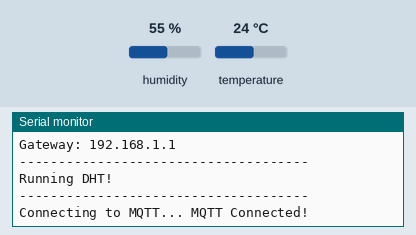
Simulated run of this sketch. Board: ESP8266 (NodeMCU). On the bench: the last lines printed to the serial monitor. The test bench sets the inputs (shaded band); at power-on: humidity 55 %, temperature 24 °C. WiFi joins after 1.5 s; servers stay silent unless stated; no MQTT or app messages arrive unless stated.

Above: at 3.0 s.
3.1 s: humidity set to 22 %
At 9.4 s:
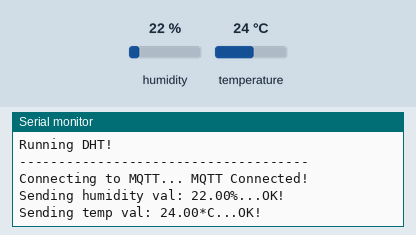
10.7 s: temperature set to 12 °C
At 12.8 s:
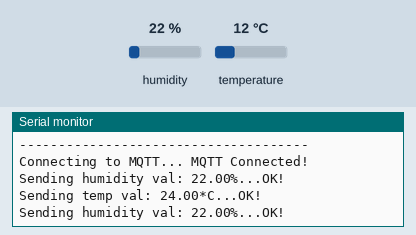
18.3 s: humidity set to 40 %
At 18.3 s:
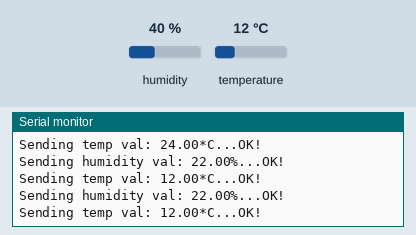

Measured:
- after the input at 3.1 s, the serial monitor: prints a new line after 3.9 s (image 1)

The sketch:

mqtt_esp8266_pub_env3.ino
```cpp
#include <ESP8266WiFi.h>
#include <stdio.h>
#include "Adafruit_MQTT.h"
#include "Adafruit_MQTT_Client.h"
#include "DHT.h"

/***************** Pins *****************/
#define PIN_PC          0
#define PIN_DHT          4
/****************************************/

/**************** Other *****************/
#define DHTTYPE         DHT22
/****************************************/

/*********** WIFI Credentials ***********/
#define WLAN_SSID       "connectory 2"
#define WLAN_PASS       "c0nn3ct0ry2"
/****************************************/

/********** Adafruit.io Setup  **********/
#define AIO_SERVER      "io.adafruit.com"
#define AIO_SERVERPORT  1883               // use 8883 for SSL
#define AIO_USERNAME    "connectory_io"
#define AIO_KEY         "76805a2a35c84583a9ac77cd9ec5f546"
/****************************************/

/********** Global State ****************/
// Create an ESP8266 WiFiClient class to connect to the MQTT server.
WiFiClient client;

// Setup the MQTT client class by passing in the WiFi client and MQTT server and login details.
Adafruit_MQTT_Client mqtt(&client, AIO_SERVER, AIO_SERVERPORT, AIO_USERNAME, AIO_KEY);

// define DHT object
DHT dht(PIN_DHT, DHTTYPE);
/****************************************/

/*************** Feeds ******************/
// Setup publishing feeds
// Notice MQTT paths for AIO follow the form: <username>/feeds/<feedname>
Adafruit_MQTT_Publish photocell = Adafruit_MQTT_Publish(&mqtt, AIO_USERNAME "/feeds/photocell");
Adafruit_MQTT_Publish humidity = Adafruit_MQTT_Publish(&mqtt, AIO_USERNAME "/feeds/humidity");
Adafruit_MQTT_Publish temp = Adafruit_MQTT_Publish(&mqtt, AIO_USERNAME "/feeds/temp");
/****************************************/

void setup() {
  Serial.begin(9600);
  delay(100);

  // Wait for serial to initialize.
  while(!Serial) { }

  Serial.println("Device Started");
  Serial.println("-------------------------------------");

  // connect WiFi
  Serial.println();
  Serial.println();
  Serial.print("Connecting to ");
  Serial.println(WLAN_SSID);

  WiFi.begin(WLAN_SSID, WLAN_PASS);

  while (WiFi.status() != WL_CONNECTED) {
    delay(500);
    Serial.print(".");
  }

  Serial.println("");
  Serial.println("WiFi connected");
  Serial.println("IP address: ");
  Serial.println(WiFi.localIP());
  Serial.print("Netmask: ");
  Serial.println(WiFi.subnetMask());
  Serial.print("Gateway: ");
  Serial.println(WiFi.gatewayIP());
  Serial.println("-------------------------------------");

  // initialize DHT
  dht.begin();

  Serial.println("Running DHT!");
  Serial.println("-------------------------------------");

  delay(100);
}

int sensorValue;
int timeSinceLastRead[2] = {0, 0};
float voltage;

void loop() {
  // establish/ensure connection
  MQTT_connect();

/*
  // collect and publish photocell value every 2 seconds
  if(timeSinceLastRead[0] > 2000) {
    // collect and adjust photcell value
    sensorValue = analogRead(PIN_PC);
    voltage = sensorValue * (5.00 / 1023.00);

    // publish
    Serial.print(F("Sending photocell val: "));
    Serial.print(voltage);
    Serial.print("...");
    if (! photocell.publish(voltage)) {
      Serial.println(F("Failed"));
    } else {
      Serial.println(F("OK!"));
    }
    timeSinceLastRead[0] = 0;
  }
  */
  // collect and publish humidity and temp values every 9 seconds
  if(timeSinceLastRead[1] > 5000) {
    // Reading temperature or humidity takes about 250 milliseconds!
    // Sensor readings may also be up to 2 seconds 'old' (its a very slow sensor)
    float h = dht.readHumidity();
    // Read temperature as Celsius (the default)
    float t = dht.readTemperature();

    // Check if any reads failed and exit early (to try again).
    if (isnan(h) || isnan(t)) {
      Serial.println("Failed to read from DHT sensor!");
      timeSinceLastRead[1] = 0;
      return;
    }

    // publish humidity
    Serial.print(F("Sending humidity val: "));
    Serial.print(h);
    Serial.print("%...");
    if (! photocell.publish(h)) {
      Serial.println(F("Failed"));
    } else {
      Serial.println(F("OK!"));
    }

    // delay one second to avoid data limit throttle
    delay(1000);

    // publish temp
    Serial.print(F("Sending temp val: "));
    Serial.print(t);
    Serial.print("*C...");
    if (! photocell.publish(t)) {
      Serial.println(F("Failed"));
    } else {
      Serial.println(F("OK!"));
    }

    // adjust time counters in accordance with delay
    timeSinceLastRead[0] += 1000;
    timeSinceLastRead[1] = 1000;
  }

  delay(100);
  // increment time counters
  timeSinceLastRead[0] += 100;
  timeSinceLastRead[1] += 100;
}

// Function to connect and reconnect as necessary to the MQTT server.
// Should be called in the loop function and it will take care if connecting.
void MQTT_connect() {
  int8_t ret;

  // Stop if already connected.
  if (mqtt.connected()) {
    return;
  }

  Serial.print("Connecting to MQTT... ");

  uint8_t retries = 3;
  while ((ret = mqtt.connect()) != 0) { // connect will return 0 for connected
       Serial.println(mqtt.connectErrorString(ret));
       Serial.println("Retrying MQTT connection in 5 seconds...");
       mqtt.disconnect();
       delay(5000);  // wait 5 seconds
       retries--;
       if (retries == 0) {
         // basically die and wait for WDT to reset me
         while (1);
       }
  }
  Serial.println("MQTT Connected!");
}
```
